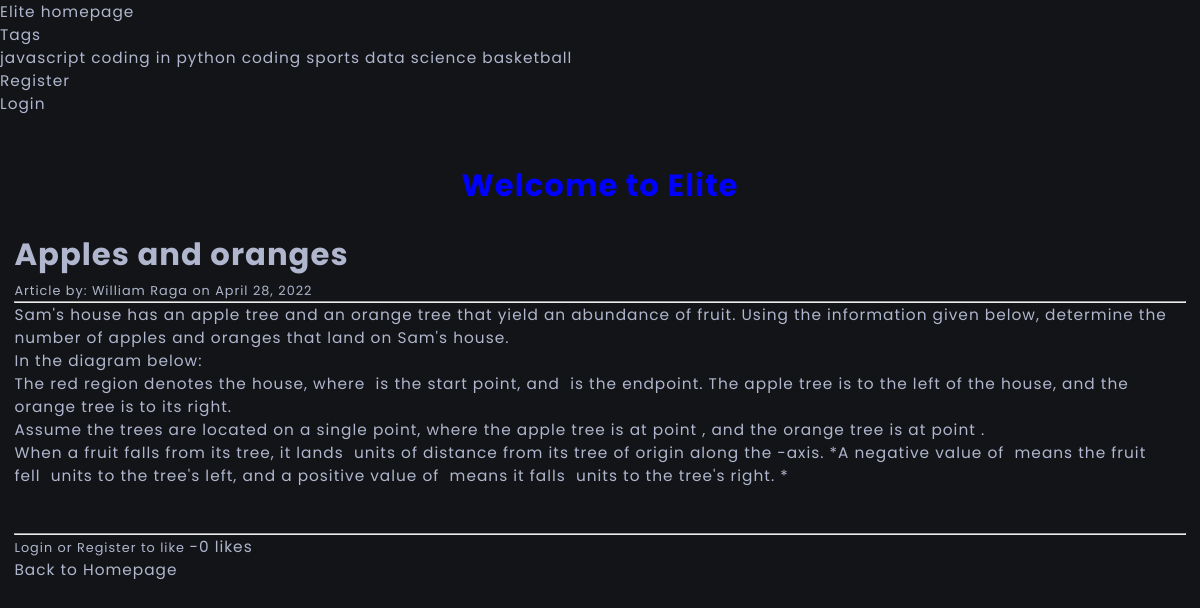
/blog/10, run on the app's committed database.
### blog/models.py (models this page shows, shortened)
class Tag(models.Model):
    tag_name = models.CharField(max_length=255)
    def __str__(self):
        return self.tag_name

class BlogPost(models.Model):
    author = models.ForeignKey(User, on_delete=models.CASCADE)
    title = models.CharField(max_length=255)
    title_tag = models.CharField(max_length=255)
    slug = models.SlugField(max_length=255,
                            null=False,
                            unique=False)
    text = RichTextField(blank=True, null=True)
    publication_date = models.DateField(verbose_name='date published',
                                        auto_now_add=True)
    tag = models.CharField(max_length=255, default="coding")
    snippet = models.CharField(max_length=255)
    likes = models.ManyToManyField(User, related_name='blog_posts')
    def totalLikes(self):
        return self.likes.count()

### blog/views.py (the view)
# urls.py: path("blog/<int:pk>", PostDetailView.as_view(), name="blog-detail"),
class PostDetailView(DetailView):
    model = BlogPost
    template_name = "blog_detail.html"
    def get_context_data(self, *args, **kwargs):
        tag_menu = Tag.objects.all()
        context = super(DetailView, self).get_context_data(*args, **kwargs)
        blogpost_likes = get_object_or_404(BlogPost, id=self.kwargs['pk'])
        total_likes = blogpost_likes.totalLikes()
        liked = False
        if blogpost_likes.likes.filter(id=self.request.user.id).exists():
            liked = True
        context["tag_menu"] = tag_menu
        context["total_likes"] = total_likes
        context["liked"] = liked
        return context

### blog/templates/blog_detail.html (shortened to what this page needs)
{% extends "base.html" %}
{% block content %}
<h1>{{ blogpost.title }}</h1>
<small>
  Article by: {{ blogpost.author.first_name }}
  {{ blogpost.author.last_name }} on {{ blogpost.publication_date }}
</small> <br />
<hr>
{{ blogpost.text|safe }}
<br> <br />
<hr>
<form action="{% url 'like_post' blogpost.pk %}" method="post">
  {% if user.is_authenticated %}
  {% if liked %}
  <button type="submit" name="blogpost_id" value="{{ blogpost.id }}"
          class="button btn_danger">UnLike
  </button>
  {% else %}
  <button type="submit" name="blogpost_id" value="{{ blogpost.id }}"
          class="button btn_primary">Like
  </button>
  {% endif %}
  {% else %}
  <small><a  href = "{% url 'login' %}">Login</a>
    or <a href = "{% url 'register' %}">Register</a> to like
  </small>
  {% endif %}
   -{{ total_likes }} likes
</form>
<a href="{% url 'home' %}">Back to Homepage</a>
{% endblock %}

### templates/base.html (shortened to what this page needs)
<!doctype html>
{% load static %}
<html lang="en">
  <head>
    <link rel="stylesheet" href="{% static 'blog_styles.css' %}" type="text/css">
    <link rel="stylesheet" href="{% static 'styles.css' %}" type="text/css">
  </head>
  <body>
    <header>
      <div>
    <div>
      <nav>
        <ul class="navbar-nav mr-auto">
          <li class="nav-item">
            <a class="nav-link" href = "{% url 'home' %}">Elite homepage</a>
          </li>
          {% if tag_menu %}
              <li class="nav-item dropdown">
                <a class="nav-link dropdown-toggle" href="#" id="navbarDropdown" role="button" data-bs-toggle="dropdown" aria-expanded="false">
                Tags
                </a>
                <ul class="dropdown-menu" aria-labelledby="navbarDropdown">
                {% for item in tag_menu %}
                    <a class="dropdown-item" href="{% url 'tag' item|slugify %}">
                      {{ item }}
                    </a>
                {% endfor  %}
                </ul>
              </li>
          {% else %}
            <li class="nav-item">
            <a class="nav-link" href = "{% url 'tag-list' %}">Tag List</a>
            </li>
          {% endif %}
          {% if user.is_authenticated %}
          <li class="nav-item">
            <a class="nav-link" href = "{% url 'add-post' %}">Add post</a>
          </li>
          <li class="nav-item">
            <a class="nav-link" href = "{% url 'add-tag' %}">Add tag</a>
          </li>
          <li class="nav-item">
            <a class="nav-link" href = "{% url 'edit-profile' %}">Edit profile</a>
          </li>
          <li class="nav-item">
            <a class="nav-link" href = "{% url 'logout' %}">Logout</a>
          </li>
          {% else %}
          <li class="nav-item">
            <a class="nav-link" href = "{% url 'register' %}">Register</a>
          </li>
          <li class="nav-item">
            <a class="nav-link" href = "{% url 'login' %}">Login</a>
          </li>
          {% endif %}
        </ul>
      </nav>
    </div>
  </div>
    </header>
    <h1 class="heading">Welcome to Elite</h1>
    <br />
    <main>
      <div class="container">
      {% block content %}
      {% endblock %}
      </div>
    </main>
  </body>
</html>

### blog/static/blog_styles.css (style rules this page uses)
.heading { color: blue; }

### static/styles.css (style rules this page uses)
:root { --light-color: #fff; --light-color-alt: #afb6cd; --accent: goldenrod; --primary-background-color: #131417; --secondary-background-color: #252830; --hover-light-color: var(--light-color); --hover-dark-color: var(--primary-background-color); --gradient-color: linear-gradient( 115deg,#4fcf70,#fad648,#a767e5,#12bcfe,#44ce7b); --transparent-light-color: rgba(255,255,255,.05); --transparent-dark-color: rgba(0,0,0,.75); --font-family: 'Poppins', sans-serif; --font-size-xsm: 1.2rem; --font-size-sm: 1.6rem; --font-size-md: 2.4rem; --font-size-lg: 6rem; --font-size-xl: 4rem; --gap: 2rem; --margin-sm: 2rem; --margin-md: 3rem; --item-min-height-sm: 20rem; --item-min-height-md: 30rem; }
* { margin: 0; padding: 0; box-sizing: border-box; }
html { font-size: 60%; }
body { font-family: var(--font-family); font-size: var(--font-size-sm); color: var(--light-color-alt); background-color: var(--primary-background-color); letter-spacing: 1px; }
a { text-decoration: none; color: inherit; }
ul { list-style: none; }
.container { max-width: 160rem; margin: 0 auto; padding: 0 1.5rem; }
.dropdown-menu { font-size: var(--font-size-sm); border-bottom-left-radius: 5px; border-bottom-right-radius: 5px; }
.heading { margin-top: 5rem; text-align: center; }

### data on the page
Tag: tag_name "javascript"
Tag: tag_name "coding in python"
Tag: tag_name "coding"
Tag: tag_name "sports"
Tag: tag_name "data science"
Tag: tag_name "basketball"
BlogPost: title "Apples and oranges", author.first_name "William", author.last_name "Raga", publication_date "April 28, 2022", text "Sam's house has an apple tree and an orange tree that yield an abundance of fruit. Using the information given below, determine the number of apples and oranges that land on Sam's house. In the diagram below: The red region denotes the house, where is the start point, and is the endpoint. The apple tree is to the left of the house, and the orange tree is to its right. Assume the trees are located on a single point, where the apple tree is at point , and the orange tree is at point . When a fruit falls from its tree, it lands units of distance from its tree of origin along the -axis. *A negative value of means the fruit fell units to the tree's left, and a positive value of means it falls…"

### other printed values
{{ total_likes }} "0"
